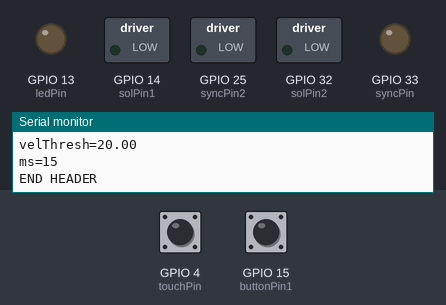
A sketch run on a simulated ESP32. Parts: switched loads named in the sketch (green lamp = pin HIGH), output pins drawn as LEDs (lit = HIGH), the last lines printed to the serial monitor. Dashed ring = blinking. The test bench sets the inputs (shaded band); at power-on: GPIO 15 (buttonPin1) HIGH, GPIO 4 (touchPin) HIGH. Random numbers use the default seed unless the sketch sets one; pins used as bus, display or sensor lines are not drawn.

Above: at 1.2 s.
1.3 s: GPIO 15 (buttonPin1) pulled LOW for 1 s
At 5.15 s:
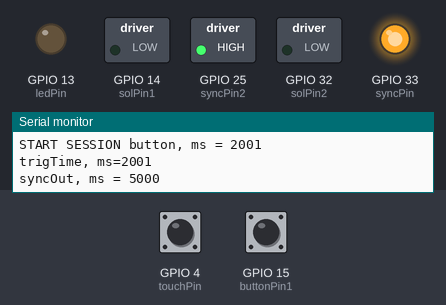
5.3 s: GPIO 4 (touchPin) pulled LOW for 0.15 s
At 6.7 s:
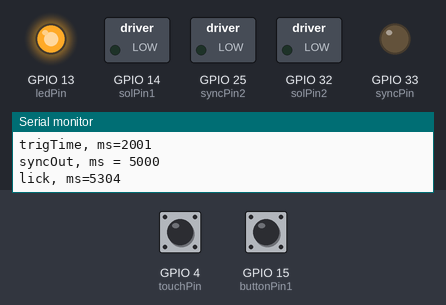
8.4 s: GPIO 15 (buttonPin1) pulled LOW for 0.15 s
At 9.0 s:
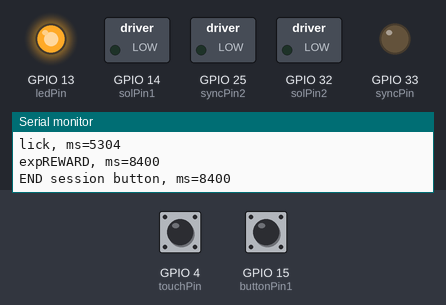
10.0 s: GPIO 15 (buttonPin1) pulled LOW for 3.2 s
At 12.45 s:
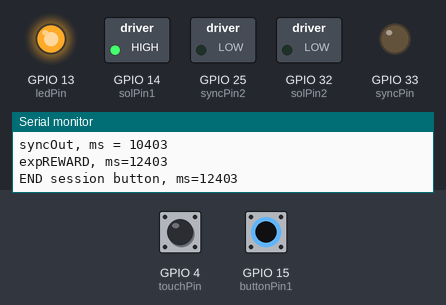
Timing chart, 0 to 14.0 s (numbered marks = the images above; inputs shaded):
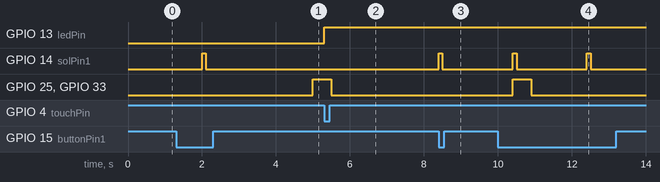

The sketch:

wheel_VR_hiddenRewMultTrigRand_esp32_oneZone_1m_070124b.ino
```cpp
/*
  wheel_VR_hiddenRewMultTrigRand_esp32_1m_091722c.ino
  from: treadmill_hiddenRewardMultTrigRFIDrand_(date).ino
  Clay 2024

  Using on OpenMaze OMw small PCB
  for VR behavior.
  - Position input from rotary encoder ESP32 on Serial2
  - Solenoid valve control for liquid reward on ULN2803 (or H-bridge)
  - Lick detection with capacitive touch sensor (ESP32 or other)
  - Olfactory stim/airpuff via solenoid valve
  - Zero position on input from VR (via rotary ESP32)
  - Multiple reward position random option (isRandRew)
  - Operant/non on alternate laps option (altOpt)


*/


/// VARIABLES TO CHANGE EXPERIMENT PARAMS
String programName = "wheel_VR_hiddenRewMultTrigRand_esp32_1m_092422a";

int rewDur = 100;
int isESP = 1;  // 1 if you're detecting licks with ESP32 touch pins
int isButtonStart = 1;  // this means that prog doesn't print out position data until button is pressed
int isOperant = 1;  // animal has to lick to get reward
int altOpt = 0; // alternate operant on even laps?
int maxNumZoneRew = 5;//5;
int rewTimeout = 500;//1000; //5000; // timeout for multiple reward licks within a single zone/epoch

int lickThresh = 120;//4;//50; //150; // 5*touch thresh value (for 5 read sum)

// reward vars
int numRew = 1; //8; // number of reward zones (if isRandRew=0, make equal to length rewPosArr)
int rewWidth = 300;//200;//450;  // width of reward zone
int isRandRew = 0;
int rewPosArr[] = {1500}; //{1500};// {100, 500, 1000, 1500, 2000, 2500, 3000, 3500}; // specify exact positions if isRandRew=0
int rewZoneOptTime = 4000;  //2000; // ms after entering rewZone animal has the option to lick for rew
long interLickInt = 2;  // make really large if you want single lick choice (but might have to use 'long' var)

int trackLength = 2000;//1800;//0;
int startSession = 0;

// for velocity-based reward
int isVelRew = 0;   // reward if animal reaches a certain min velocity (in rotary clicks)
float velThresh = 20;  // for velRew
int velRewTimeout = 2000;

int evPos1 = 900; // olfactory stim params
int evWidth1 = 200;
int prevEv1 = 0;

// mult rew location defaults
int rewPosInds[] = {0, 1, 2, 3, 4, 5, 6, 7}; //,12}; // indices of reward zones (zero based)
int rewPosArrMaster[] = {40, 250, 500, 750, 1000, 1250, 1500, 1750}; //{100, 500, 1000, 1500, 2000, 2500, 3000, 3500}; //, 3600}; // possible start positions of reward zones
int numZones = 8; // the length of rewPosArrMaster

int rollOver = 0; // just to make tolerance for long belt (treadmill)

long rewZoneStartTime = 0;
int rewZone; // = 0;
int prevRewZone = 0;

int numZoneRew = 0;
int lastRewZone = 100;
int numRewZone = 0;

// sync pulse params
int syncDur = 500;  // duration of pulse
int syncIntv = 5000;  // interval of pulse train

////////////////PINS
// Pin numbers
int lickPin = 36;//2;//
//int spkrPin = 47;
int ledPin = 13;
int buttonPin1 = 15;
int trigPin = 2;//12;//26;  // pin for triggering nVista imaging (high during session if isButtonStart)
int syncPin = 33; // pin for nVista sync
int syncPin2 = 25;  // LED for video sync
int solPin1 = 14;//12; //5;
int solPin2 = 32; //6;

int touchPin = T0; // = pin 4, if using esp32 touch sensing

#define RXD2 16 // for Serial2 on ESP32
#define TXD2 17

/////////////////////

// times
long startTime = 0;
long endTime = 0;

//
int currPos = 0;
int prevPos = 0;
int dy = 0;
float vel = 0;

// rotary encoder serial input variables
String inputString = "";         // a string to hold incoming data
boolean stringComplete = false;  // whether the string is complete

int yInd = 0; // more encoder vars
int mInd = 0;
String dyStr = "";
String msStr = "";
long dt = 0;
long reTime = 0;
long prevReTime = 0;

long syncStartTime = 0; // sync vars
long prevSyncTime = 0;
int prevSync = 0;
long lastSyncTime = 0;

// initialize times and counts
int prevRew = 0;
long rewStartTime = 0;

// lick vars
int prevLick = 0;
long lickTime = 0;
long prevLickTime = 0;
int lickState = 0;
int lickStateArr[6];
int numReading = 0;
int lickStateSum = 0;
int justLicked = 0;  // for MPR

// esp32 lick vars
int touchVal = 0;

long buttonTime = 0;
long prevButtonTime = 0;

int isRewZone = 0;
int rewZoneSum = 0;

int lapNum = 0;

// SETUP ///////////////////
void setup()
{
  // set up pins
  pinMode(lickPin, INPUT);
  //pinMode(spkrPin, OUTPUT);
  pinMode(ledPin, OUTPUT);
  pinMode(solPin1, OUTPUT);
  pinMode(solPin2, OUTPUT);
  pinMode(buttonPin1, INPUT_PULLUP);
  pinMode(syncPin, OUTPUT);
  pinMode(trigPin, OUTPUT);
  pinMode(syncPin2, OUTPUT);

  //digitalWrite(solPin1, LOW);

  // Open serial communications (to computer)
  Serial.begin(115200);
  while (!Serial) {
    ; // wait for serial port to connect.
  }

  // set the data rate for the rotary encoder port
  // NOTE: must match the rate of the rotary encoder ESP32
  Serial2.begin(115200, SERIAL_8N1, RXD2, TXD2); // Serial2 on ESP32
  inputString.reserve(200);
  //delay(1000);

  printHeader();

  if (!isESP) {
    lickThresh = 4;
  }

  randomSeed(analogRead(A4));

}  // end SETUP

// start LOOP  ///////////////////////////
void loop() // run over and over
{
  serialEvent1(); // look for input from PC/RasPi via rotary ESP32 (e.g. from Processing start to reprint header)

  // read rotary encoder input
  serialEvent2(); // reads movement and runs updatePosition

  // see if you need to turn off reward valve (for any given reward)
  if (prevRew == 1) {
    checkRewState();
  }

  checkLicks();

  //if (isButtonStart == 1) {
    checkButton();
  //}
  if (startSession == 1) {
    checkSyncState();
  }

}  // end LOOP


// SUBFUNCTIONS ////////////////////

// use rotary input to update position (and check if reward zone) every rotary read
void updatePosition() {
  //prevPos = currPos;

  // parse serial input from rotary encoder ESP32
  yInd = inputString.indexOf(',');
  dyStr = inputString.substring(0, yInd); //(yInd+4, mInd-3); //strtok(inputString, ","); //
  //    Serial.println(dyStr);
  dy = dyStr.toInt();
  mInd = inputString.indexOf(',', yInd);
  msStr = inputString.substring(mInd, inputString.length() - 1); //(mInd+8, inputString.length()-1);//strtok(NULL, ","); //
  reTime = msStr.toInt(); // rotary encoder arduino time
  dt = reTime - prevReTime;
  prevReTime = reTime;

  vel = dy; //float(dy)/float(dt)*1000;
  currPos = prevPos + dy;
  prevPos = currPos;

  // only print output and check reward zone after track calibrated and session started
  if (startSession == 1) {

    Serial.print("vel=" + String(vel) + ", ");
    Serial.println("currPos=" + String(currPos) + ", ms=" + String(millis()));

    // see if mouse is in any reward zone (but need to change so he can't go back through)
    rewZoneSum = 0;
    for (int i = 0; i < numRew; i++) { // check through all possible reward zones (nb. order not sorted)
      if (currPos >= rewPosArr[i] && currPos <= rewPosArr[i] + rewWidth) { // if currPos is in a rewZone
        rewZone = i; // number of curr rew zone in rewPosArr (nb. order not sorted)
        if (prevRewZone == 0 && rewZone != lastRewZone) { // if new entry into new zone (this prevents re-entry rewards)
          //rewZone = i;
          lastRewZone = i;
          numRewZone = numRewZone+1; // number/index of this reward zone along track this lap (nb. not ind in rewPosArr)
          rewZoneStartTime = millis();
          Serial.println("rewZone=" + String(numRewZone) + ", ms=" + String(rewZoneStartTime));
          //            isRewZone = 1;
          //            prevRewZone = 1;
          //            rewZoneSum = rewZoneSum +1;
          //break;

        }
        isRewZone = 1;
        prevRewZone = 1;
        rewZoneSum = rewZoneSum + 1;
      }
    }

    if (rewZoneSum == 0) {  // else if not in any reward zone
      isRewZone = 0;
      prevRewZone = 0;
      numZoneRew = 0;
    }

    if (isVelRew == 0 && isRewZone == 1) {    // for non-operant rewards in rewZone entry
      if (isOperant == 0 && prevRew == 0 && millis() - rewStartTime > rewTimeout && numZoneRew < maxNumZoneRew) {
        prevRew = 1;
        numZoneRew = numZoneRew + 1;
        giveReward();
      }
      //digitalWrite(ledPin, HIGH); // to turn on LED while in rew zone
    }  // end IF in rewZone
    else {
      //digitalWrite(ledPin, LOW);
      isRewZone = 0; // this turns off rewZone if isVelRew
    }

    // if pos is more than estimate of track length, start new lap
    if (currPos >= trackLength + rollOver) {
      lapReset();
    }

    // if isVelRew and vel is high enough, give reward
    if (isVelRew == 1 && vel > velThresh && millis() - rewStartTime > velRewTimeout) {
      giveReward();
      prevRew = 1;
    }

    /////////////olf stim NEW
//    if (currPos >= evPos1 && currPos < evPos1 + evWidth1) {
//      if (prevEv1 == 0) {
//        digitalWrite(solPin2, HIGH);
//        Serial.print("olfOn, ms=");
//        Serial.println(millis());
//        prevEv1 = 1;
//      }
//    }
//    else {
//      if (prevEv1 == 1) {
//        digitalWrite(solPin2, LOW);
//        Serial.print("olfOff, ms=");
//        Serial.println(millis());
//        prevEv1 = 0;
//      }
//    }

    /// ADD NEW POSITION EVENTS HERE
    /// e.g.  if (currPos >= eventPos1 && currPos < eventPos1+zoneWidth) {tone(pin, freq);} else {noTone(pin);}
    ///
    ///

  }
}

////////////////////////////////////////////
////////basic event state check functions
// reward functions
void giveReward() {
  rewStartTime = millis();
  digitalWrite(solPin1, HIGH);
  Serial.print("REWARD, ms=");
  Serial.println(rewStartTime);
  //delay(500);
}

void checkRewState() {
  if (prevRew == 1 && millis() - rewStartTime >= rewDur) {
    digitalWrite(solPin1, LOW);
    prevRew = 0;
  }
}

///////////////////////
void checkButton() { // for button start
  if (digitalRead(buttonPin1) == 0) {
    if (millis() - prevButtonTime > 2000) {
        prevButtonTime = millis();
        Serial.print("exp");
        giveReward();
        prevRew = 1;
      if (startSession == 0) {
        startSession = 1;
        startTime = millis();
        digitalWrite(trigPin, HIGH); // trig stays HIGH whole session after button start
        Serial.print("START SESSION button, ms = ");
        Serial.println(startTime);
        Serial.print("trigTime, ms=");
        Serial.println(startTime);
        prevButtonTime = startTime;

      }
      else {
        startSession = 0;
        endTime = millis();
        digitalWrite(trigPin, LOW);
        digitalWrite(syncPin, LOW);
        digitalWrite(syncPin2, LOW);
        Serial.print("END session button, ms=");
        Serial.println(endTime);
        prevButtonTime = endTime;
      }
    }
  }
}

////////////////////////
void checkSyncState() {
  if (prevSync == 1 && millis() - syncStartTime >= syncDur) {
    digitalWrite(syncPin, LOW);
    digitalWrite(syncPin2, LOW);
    prevSync = 0;
  }
  else if (millis() - lastSyncTime >= syncIntv) {
    digitalWrite(syncPin, HIGH);
    digitalWrite(syncPin2, HIGH);
    syncStartTime = millis();
    Serial.print("syncOut, ms = ");
    Serial.println(syncStartTime);
    lastSyncTime = syncStartTime;
    prevSync = 1;
  }
}


//////////////////////
void checkLicks() {

  if (isESP == 1) { // if using ESP32 touch sensor pin
    touchVal = touchRead(touchPin); // pre-read reduces noise spikes (found this online)
    delayMicroseconds(10);
    touchVal = 60-touchRead(touchPin);//60-touchRead(touchPin); // real read, inverted
  }
  else {
    touchVal = digitalRead(lickPin);
  }
  //Serial.println(touchVal);

  numReading++;

  lickStateSum = lickStateSum + touchVal;

  if (numReading == 5) {  // every 5 readings
    if (lickStateSum > lickThresh) { // if all readings were lick ON
      if (prevLick == 0) { // if new lick
        digitalWrite(ledPin, HIGH);
        prevLick = 1;
        lickTime = millis();
        Serial.print("lick, ms=");
        Serial.println(lickTime);

        // if reward zone lick, giveReward()
        if (isOperant == 1 && isRewZone == 1 && prevRew == 0 && millis() - rewZoneStartTime <= rewZoneOptTime && millis() - rewStartTime > rewTimeout && numZoneRew < maxNumZoneRew) { //  && lickTime-prevLickTime<interLickInt
          prevRew = 1;
          numZoneRew = numZoneRew + 1;
          giveReward();
        }
      }
    }
    else if (lickStateSum == 0) {  //if (prevLick == 1 && lickState == 0 && millis()-lickTime>50) {
      prevLick = 0;
      digitalWrite(ledPin, LOW);
    }
    numReading = 0;
    lickStateSum = 0;
  }

}  // END checkLicks();

/////////////////////////////////////
// to reprint header on Processing start for Processing 4 (which doesn't restart arduino)
void serialEvent1() { // to read serial input from Processing
  while (Serial.available()) {
    // get the new byte:
    char inChar = (char)Serial.read();
    // add it to the inputString:
    inputString += inChar;
    // if the incoming character is a newline, set a flag
    // so the main loop can do something about it:
    if (inChar == '\n') {
      stringComplete = true;
      inputString.trim();

      // reset arduino pos if '0' from VR RasPi
      if (inputString.equals("1")) {
        printHeader();
      }

      // clear the string:
      inputString = "";
      stringComplete = false;

    }
  }
}

/////////////////////////////////////
/* ROTARY ENCODER SERIAL INPUT
  SerialEvent occurs whenever a new data comes in the
  hardware serial RX.  This routine is run between each
  time loop() runs, so using delay inside loop can delay
  response.  Multiple bytes of data may be available.
*/
void serialEvent2() {
  while (Serial2.available()) {
    // get the new byte:
    char inChar = (char)Serial2.read();
    // add it to the inputString:
    inputString += inChar;
    // if the incoming character is a newline, set a flag
    // so the main loop can do something about it:
    if (inChar == '\n') {
      stringComplete = true;
      inputString.trim();

      // reset arduino pos if '0' from VR RasPi
      if (inputString.equals("0")) {
        lapReset();
      }
      else {
        //Serial.println(inputString);
        updatePosition(); // update position and see if this is a reward zone
      }

      // clear the string:
      inputString = "";
      stringComplete = false;

    }
  }
}

//////////////////////////////


///////////////////////

void lapReset() {

  if (currPos>1500) {
    lapNum++;
  }

  Serial.print("lapNum=");
  Serial.print(lapNum);
  Serial.print(", ms=");
  Serial.println(millis());

  prevPos = 0;
  prevRew = 0;  // reset reward
  numRewZone = 0; //reset reward zone number at lap
  digitalWrite(solPin1, LOW); // reset reward solenoid output just in case

  if (altOpt==1) {
    if (lapNum%2==0) {
      isOperant=1;
      Serial.print("isOperant=");
      Serial.println(isOperant);
    }
    else {
      isOperant=0;
      Serial.print("isOperant=");
      Serial.println(isOperant);
    }
  }

  // randomize reward positions?
  if (isRandRew == 1) {

    // trick for generating random rewPosInds (switch each index with random other one, so no repeats)
    for (int i = 0; i < numZones; i++) {
      int randInd = random(numZones); // gen random number
      int t = rewPosInds[i];  // load in index
      rewPosInds[i] = rewPosInds[randInd]; // change this index to random other one
      rewPosInds[randInd] = t; // make the random index equal to other one (i.e. switch)
    }

    // now use random reward positions this lap (and print this array)
    Serial.print("rewPosArr={");
    for (int j = 0; j < numRew; j++) {
      rewPosArr[j] = rewPosArrMaster[rewPosInds[j]];
      Serial.print(rewPosArr[j]);
      if (j != numRew - 1) {
        Serial.print(", ");
      }
      else {
        Serial.println("}");
      }
    }
  }
  //      else  {
  //        rewPosArr[0]=rewPos; // added 062222 for single static reward zone
  //      }

  if (numRew == 1) { // resets last rewZone index at lap
    lastRewZone = 100; // just some absurd number so that next rew can activate
  }

}

///////////////////
void printHeader() {
  // Now print out some header information with behavioral program parameters
  Serial.println(programName);
  Serial.println("numRew=" + String(numRew)); // number of reward zones
  Serial.println("rewWidth=" + String(rewWidth));  // width of reward zone
  Serial.println("rewZoneOptTime=" + String(rewZoneOptTime));  // ms after entering rewZone animal has the option to lick for rew
  Serial.println("interLickInt=" + String(interLickInt));  // make really large if you want single lick choice (but might have to use 'long' var)
  Serial.println("rewTimeout=" + String(rewTimeout));

  Serial.print("rewPosArr={");
  for (int i = 0; i < numRew; i++) {
    if (i != numRew - 1) {
      Serial.print(String(rewPosArr[rewPosInds[i]]) + ", ");
    }
    else {
      Serial.print(String(rewPosArr[rewPosInds[i]]));
    }
  }
  Serial.println("}");

  Serial.print("isRandRew=");
  Serial.println(isRandRew);

  Serial.print("rewDur=");
  Serial.println(rewDur);
  Serial.print("isButtonStart=");
  Serial.println(isButtonStart);
  Serial.print("isOperant=");
  Serial.println(isOperant);
  Serial.print("altOpt=");
  Serial.println(altOpt);
  Serial.print("isVelRew=");
  Serial.println(isVelRew);
  Serial.print("velThresh=");
  Serial.println(velThresh);
  Serial.print("ms=");
  Serial.println(millis());
  Serial.println("END HEADER");

  lapNum = 0;
}
```

Measured:
- after the input at 1.3 s, GPIO 14 (solPin1): LOW → HIGH after 0.70 s, → LOW 0.10 s later; GPIO 25 (syncPin2), GPIO 33 (syncPin): LOW → HIGH after 3.7 s
- after the input at 5.3 s, GPIO 13 (ledPin): LOW → HIGH at once
- after the input at 8.4 s, GPIO 14 (solPin1): LOW → HIGH at once, → LOW 0.10 s later
- after the input at 10.0 s, GPIO 14 (solPin1): alternates HIGH for 0.10 s and LOW for 1.9 s, 4 changes in all, then stays LOW, starting after 0.40 s; GPIO 25 (syncPin2), GPIO 33 (syncPin): LOW → HIGH after 0.40 s, → LOW 0.50 s later
